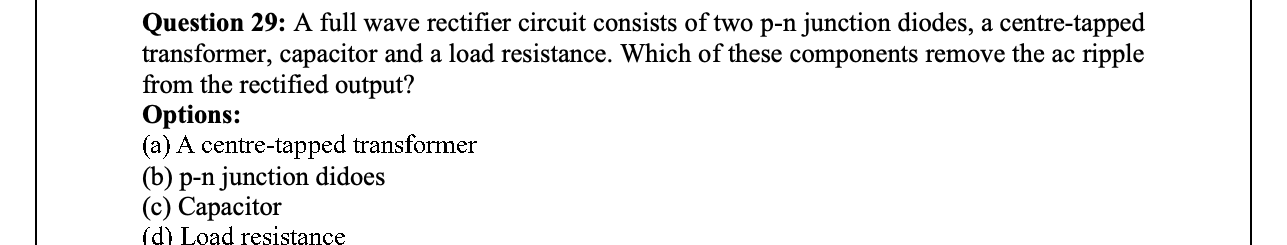
#> input picture tmp/neet-ug-2023/question-images/neet-ug-2023-question-029.png, 1287 x 245 px
$ python -i prepare_jee_main_2026_april_clean.py   (imports and definitions only)
#> lines starting #> are read from the running program, lines starting #| are printed output that depends on the picture; after the words box and inside, x2 and y2 are one past the last pixel; in counts of white or black regions, pixels touching at a corner belong together
#> further down, picture is the input picture: PIL image 1287x245 RGB; min 0, max 255, mean 240.2
import json
import re
import subprocess
import urllib.request
from collections import defaultdict
from pathlib import Path

import pdfplumber
from PIL import Image, ImageChops


ROOT = Path.cwd()
TMP_ROOT = ROOT / "tmp" / "jee-main-2026-april-clean"
ANSWER_KEY_PDF = TMP_ROOT / "jee-main-2026-session2-final-answer-key.pdf"
PDFTOPPM = "/opt/homebrew/bin/pdftoppm"

PAPERS = [
    {
        "code": "JEE-MAIN-26-02APR-S1",
        "date": "02.04.2026",
        "shift_name": "First",
        "actual_pdf": Path("/Users/ateebmazhar/Downloads/11922-2nd Apr 2026 Shift 1 (Actual Paper).pdf"),
        "preview_url": "https://cdnbbsr.s3waas.gov.in/s3f8e59f4b2fe7c5705bf878bbd494ccdf/uploads/2026/04/202604092096865379.pdf",
    },
    {
        "code": "JEE-MAIN-26-02APR-S2",
        "date": "02.04.2026",
        "shift_name": "Second",
        "actual_pdf": Path("/Users/ateebmazhar/Downloads/105335-2nd Apr 2026 Shift 2 (Actual Paper).pdf"),
        "preview_url": "https://cdnbbsr.s3waas.gov.in/s3f8e59f4b2fe7c5705bf878bbd494ccdf/uploads/2026/04/20260409481957146.pdf",
    },
    {
        "code": "JEE-MAIN-26-04APR-S1",
        "date": "04.04.2026",
        "shift_name": "First",
        "actual_pdf": Path("/Users/ateebmazhar/Downloads/105014-4th Apr 2026 Shift 1 (Actual Paper).pdf"),
        "preview_url": "https://cdnbbsr.s3waas.gov.in/s3f8e59f4b2fe7c5705bf878bbd494ccdf/uploads/2026/04/202604091916616339.pdf",
    },
    {
        "code": "JEE-MAIN-26-04APR-S2",
        "date": "04.04.2026",
        "shift_name": "Second",
        "actual_pdf": Path("/Users/ateebmazhar/Downloads/105414-4th Apr 2026 Shift 2 (Actual Paper).pdf"),
        "preview_url": "https://cdnbbsr.s3waas.gov.in/s3f8e59f4b2fe7c5705bf878bbd494ccdf/uploads/2026/04/20260409432593766.pdf",
    },
    {
        "code": "JEE-MAIN-26-05APR-S1",
        "date": "05.04.2026",
        "shift_name": "First",
        "actual_pdf": Path("/Users/ateebmazhar/Downloads/11748-5th Apr 2026 Shift 1 (Actual Paper).pdf"),
        "preview_url": "https://cdnbbsr.s3waas.gov.in/s3f8e59f4b2fe7c5705bf878bbd494ccdf/uploads/2026/04/20260409828731207.pdf",
    },
    {
        "code": "JEE-MAIN-26-05APR-S2",
        "date": "05.04.2026",
        "shift_name": "Second",
        "actual_pdf": Path("/Users/ateebmazhar/Downloads/111041-5th Apr 2026 Shift 2 (Actual Paper).pdf"),
        "preview_url": "https://cdnbbsr.s3waas.gov.in/s3f8e59f4b2fe7c5705bf878bbd494ccdf/uploads/2026/04/20260409829414602.pdf",
    },
    {
        "code": "JEE-MAIN-26-06APR-S1",
        "date": "06.04.2026",
        "shift_name": "First",
        "actual_pdf": Path("/Users/ateebmazhar/Downloads/111020-6th Apr 2026 Shift 1 (Actual Paper).pdf"),
        "preview_url": "https://cdnbbsr.s3waas.gov.in/s3f8e59f4b2fe7c5705bf878bbd494ccdf/uploads/2026/04/202604092007095665.pdf",
    },
    {
        "code": "JEE-MAIN-26-06APR-S2",
        "date": "06.04.2026",
        "shift_name": "Second",
        "actual_pdf": Path("/Users/ateebmazhar/Downloads/1172-6th Apr 2026 Shift 2 (Actual Paper).pdf"),
        "preview_url": "https://cdnbbsr.s3waas.gov.in/s3f8e59f4b2fe7c5705bf878bbd494ccdf/uploads/2026/04/20260409725707538.pdf",
    },
    {
        "code": "JEE-MAIN-26-08APR-S2",
        "date": "08.04.2026",
        "shift_name": "Second",
        "actual_pdf": Path("/Users/ateebmazhar/Downloads/105847-8th Apr 2026 Shift 2 (Actual Paper).pdf"),
        "preview_url": "https://cdnbbsr.s3waas.gov.in/s3f8e59f4b2fe7c5705bf878bbd494ccdf/uploads/2026/04/20260409932754345.pdf",
    },
]


def ensure_dir(path: Path) -> None:
    path.mkdir(parents=True, exist_ok=True)


# [30 lines left out: functions download_if_missing, subject_for_number, trim_whitespace, not called in this run]


def tight_trim(image: Image.Image) -> Image.Image:
    grayscale = image.convert("L")
    width, height = image.size
#> width = 1287; height = 245
    mask = grayscale.point(lambda pixel: 255 if pixel < 245 else 0)
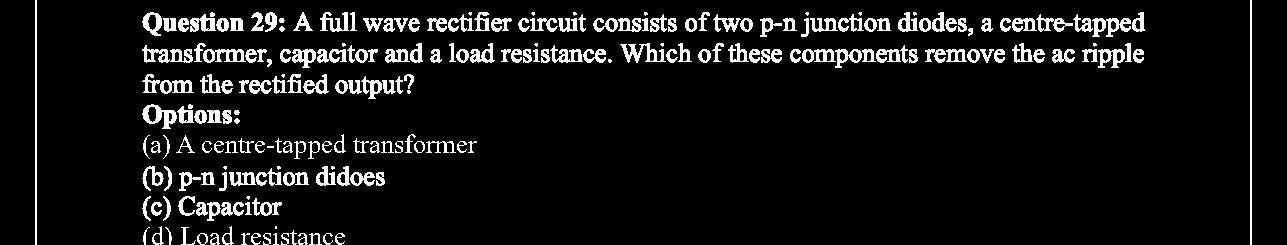
#> mask: PIL image 1287x245 L; 7.9% white; 214 white regions (20 under 20 px), largest, box (x1, y1, x2, y2) and area: (35, 0, 37, 245) 490, (1250, 0, 1252, 245) 490, (142, 45, 193, 63) 424
    x_projection, y_projection = mask.getprojection()
#> x_projection = 1287 values, max 1 at index 35, min 0 at index 0, mean 0.778; y_projection = 245 values from 1 to 1

    significant_rows = [index for index, present in enumerate(y_projection) if present]
#> significant_rows = 245 values from 0 to 244
    significant_cols = [index for index, present in enumerate(x_projection) if present]
#> significant_cols = 1001 values from 35 to 1251

    if not significant_rows or not significant_cols:
        return image

    top = significant_rows[0]
#> top = 0
    bottom = significant_rows[-1]
#> bottom = 244
    left = significant_cols[0]
#> left = 35
    right = significant_cols[-1]
#> right = 1251
    pad_x = 8
    pad_y = 8

    return image.crop(
        (
            max(0, left - pad_x),
            max(0, top - pad_y),
            min(width, right + pad_x + 1),
            min(height, bottom + pad_y + 1),
        )
    )
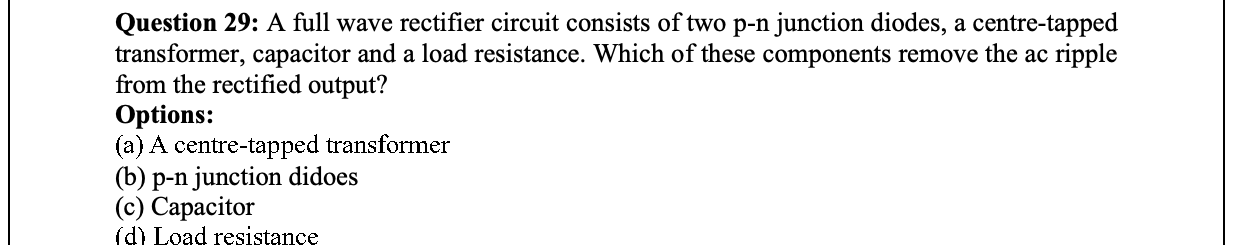
#> returned value: PIL image 1233x245 RGB; min 0, max 255, mean 239.5


# [357 lines left out: functions parse_preview_manifest, parse_final_answer_key, resolve_answer, detect_question_anchors, render_pages, build_manifest and 1 more, not called in this run]


# [2 lines not run here, left out]

>>> from PIL import Image
>>> picture = Image.open('../../tmp/neet-ug-2023/question-images/neet-ug-2023-question-029.png')
>>> result = tight_trim(picture)

$ run again, on tmp/neet-ug-2023/solution-images/neet-ug-2023-solution-006.png
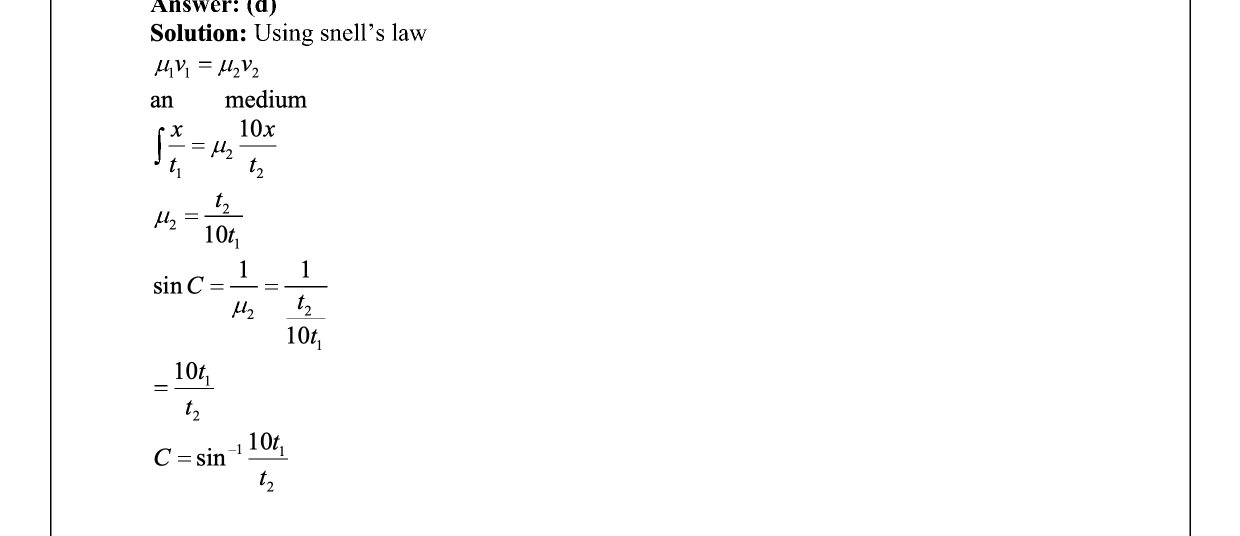
#> input picture tmp/neet-ug-2023/solution-images/neet-ug-2023-solution-006.png, 2480 x 1072 px (shown at 1/2 size)
#> picture is the input picture: PIL image 2480x1072 RGB; min 0, max 255, mean 252.2
#> in tight_trim, `mask = grayscale.point(lambda pixel: 255 if pixel < 245 else 0)`:
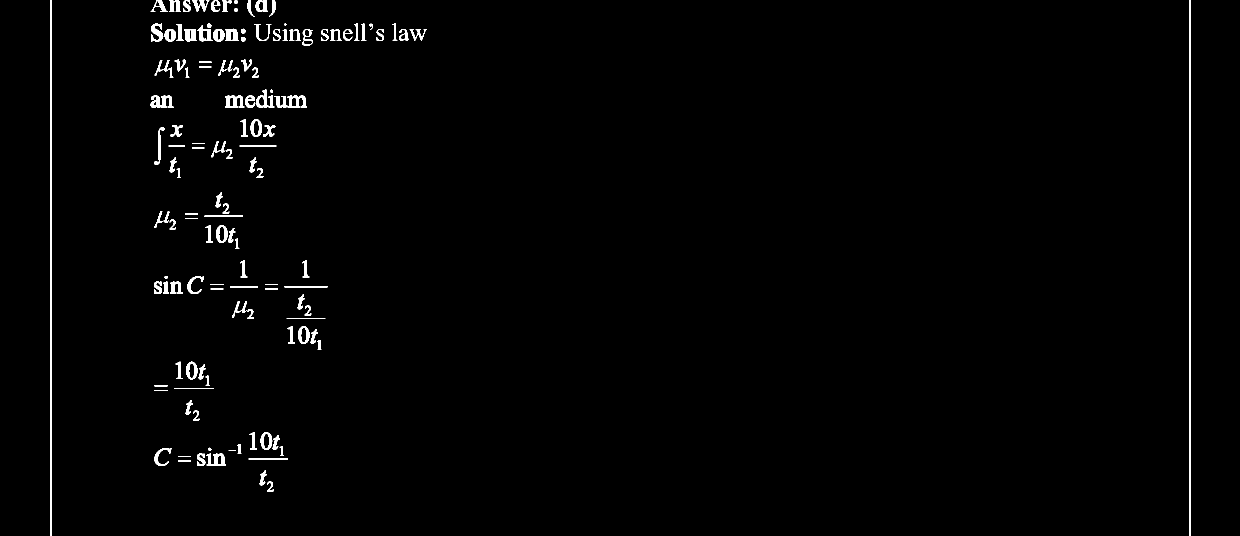
#> mask: PIL image 2480x1072 L (shown at 1/2 size); 1.2% white; 126 white regions (2 under 20 px), largest, box (x1, y1, x2, y2) and area: (100, 0, 103, 1072) 3216, (2379, 0, 2382, 1072) 3216, (549, 191, 614, 216) 858
#> x_projection = 2480 values, max 1 at index 100, min 0 at index 0, mean 0.208; y_projection = 1072 values from 1 to 1
#> significant_rows = 1072 values from 0 to 1071
#> significant_cols = 515 values from 100 to 2381
#> top = 0
#> bottom = 1071
#> left = 100
#> right = 2381
#> in tight_trim, `return image.crop( ( max(0, left - pad_x), max(0, top - pad_y), min(wi..`:
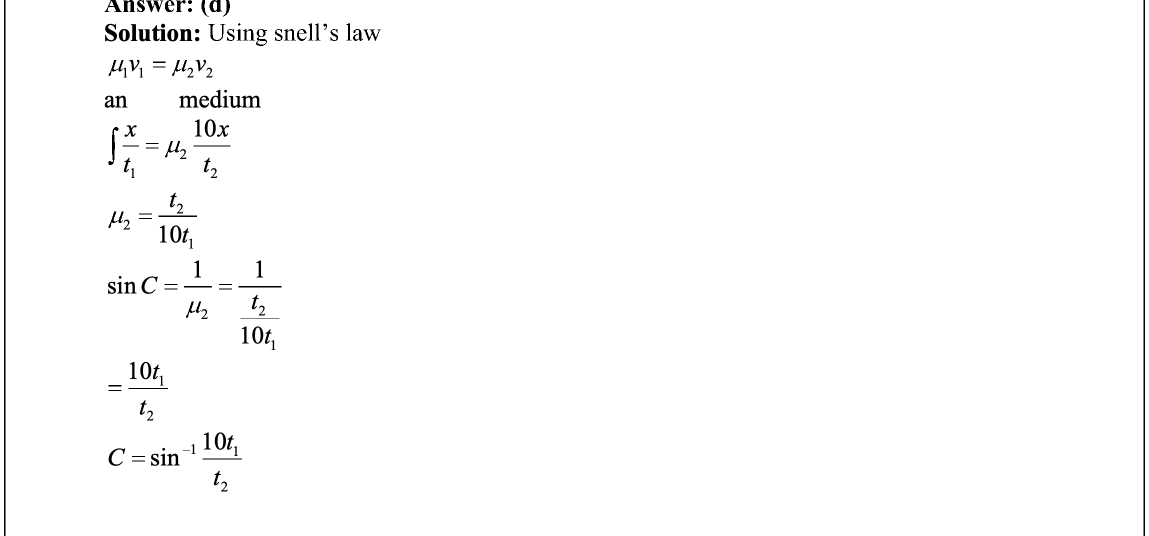
#> returned value: PIL image 2298x1072 RGB (shown at 1/2 size); min 0, max 255, mean 252

$ run again, on tmp/neet-ug-2023/solution-images/neet-ug-2023-solution-009.png
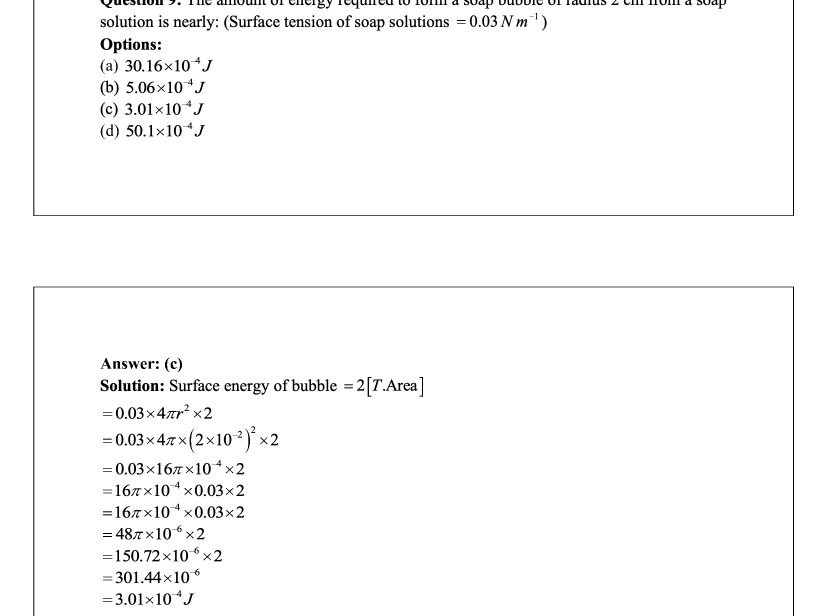
#> input picture tmp/neet-ug-2023/solution-images/neet-ug-2023-solution-009.png, 2480 x 1848 px (shown at 1/3 size)
#> picture is the input picture: PIL image 2480x1848 RGB; min 0, max 255, mean 249.8
#> in tight_trim, `mask = grayscale.point(lambda pixel: 255 if pixel < 245 else 0)`:
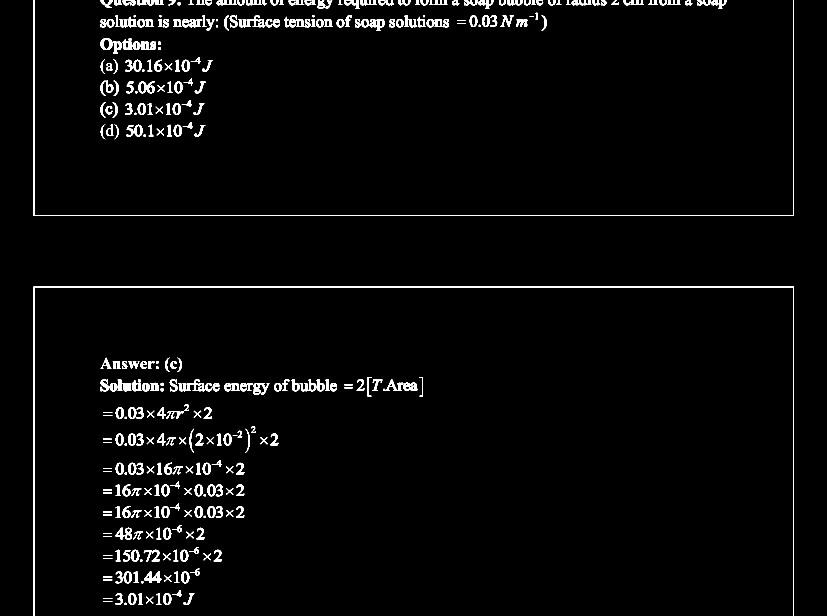
#> mask: PIL image 2480x1848 L (shown at 1/3 size); 2.4% white; 370 white regions (2 under 20 px), largest, box (x1, y1, x2, y2) and area: (100, 860, 2382, 1848) 10480, (100, 0, 2382, 648) 8440, (714, 45, 779, 82) 823
#> x_projection = 2480 values, max 1 at index 100, min 0 at index 0, mean 0.92; y_projection = 1848 values, max 1 at index 0, min 0 at index 648, mean 0.885
#> significant_rows = 1636 values from 0 to 1847
#> significant_cols = 2282 values from 100 to 2381
#> top = 0
#> bottom = 1847
#> left = 100
#> right = 2381
#> in tight_trim, `return image.crop( ( max(0, left - pad_x), max(0, top - pad_y), min(wi..`:
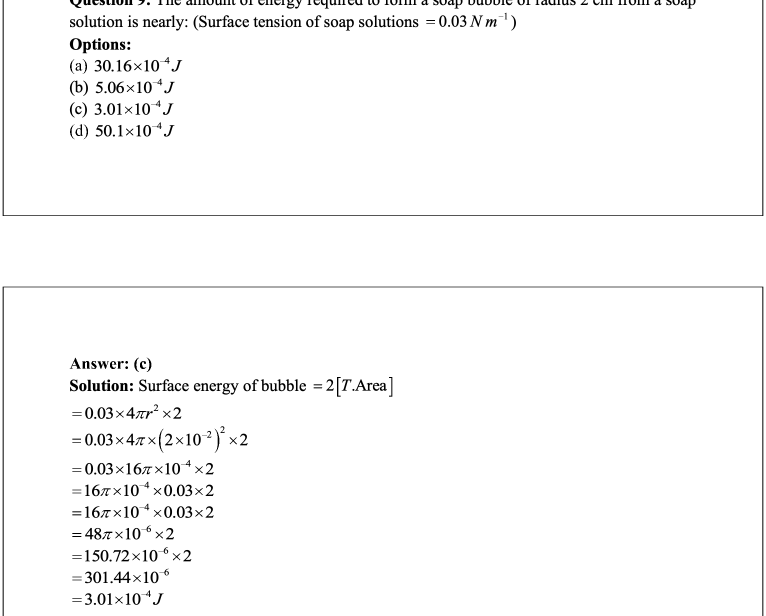
#> returned value: PIL image 2298x1848 RGB (shown at 1/3 size); min 0, max 255, mean 249.4
